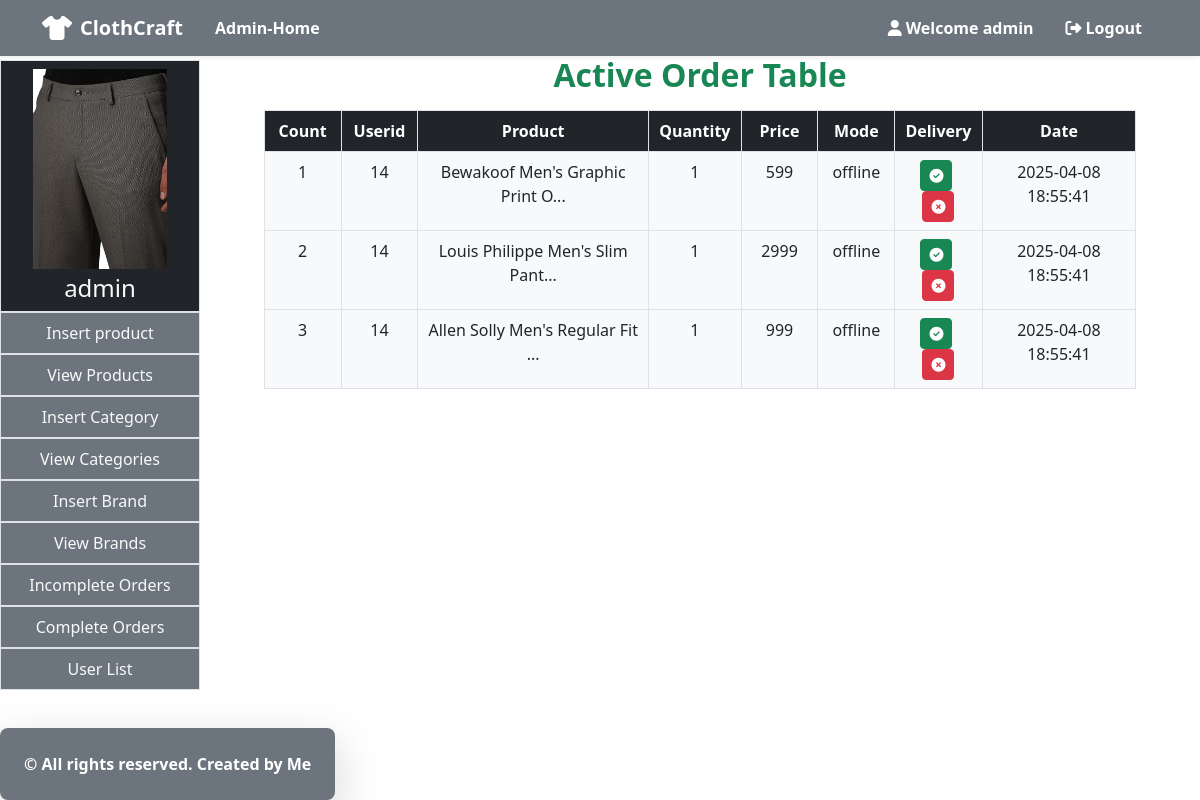
/admin_area/?incomplete_orders (signed in), run on the app's committed database.
### tables this page shows
CREATE TABLE `user_orders` (
  `order_id` int(11) NOT NULL,
  `user_id` int(11) NOT NULL,
  `product_id` int(11) NOT NULL,
  `invoice` int(255) NOT NULL,
  `amount` int(11) NOT NULL,
  `order_status` varchar(11) NOT NULL,
  `order_time` timestamp NOT NULL DEFAULT current_timestamp(),
  `quantity` int(255) NOT NULL,
  `mode` varchar(10) NOT NULL,
  `payment` varchar(10) NOT NULL
);

CREATE TABLE `products` (
  `product_id` int(11) NOT NULL,
  `product_name` varchar(100) NOT NULL,
  `product_description` text NOT NULL,
  `product_keyword` varchar(255) NOT NULL,
  `category_id` int(11) NOT NULL,
  `brand_id` int(11) NOT NULL,
  `product_image1` mediumblob NOT NULL,
  `product_image2` mediumblob NOT NULL,
  `product_image3` mediumblob NOT NULL,
  `product_price` int(100) NOT NULL,
  `date` timestamp NOT NULL DEFAULT current_timestamp() ON UPDATE current_timestamp(),
  `status` varchar(100) NOT NULL
);

### admin_area/incomplete_orders.php (the view, shortened to what this page needs)
<div class="d-flex align-items-center justify-content-center min-vh-50">
    <div class="container">
        <h2 class="text-center text-success fw-bold">Active Order Table</h2>
        <div class="col-md-11 mx-auto">
            <table class="table my-3 border table-bordered table-hover mx-auto">
                <thead>
                    <tr>
                        <th class="col-1 text-center bg-dark text-white" scope="col">Count</th>
                        <th class="col-1 text-center bg-dark text-white" scope="col">Userid</th>
                        <th class="col-3 text-center bg-dark text-white" scope="col">Product</th>
                        <th class="col-1 text-center bg-dark text-white" scope="col">Quantity</th>
                        <th class="col-1 text-center bg-dark text-white" scope="col">Price</th>
                        <th class="col-1 text-center bg-dark text-white" scope="col">Mode</th>
                        <th class="col-1 text-center bg-dark text-white" scope="col">Delivery</th>
                        <th class="col-2 text-center bg-dark text-white" scope="col">Date</th>
                    </tr>
                </thead>
                <tbody>
                    <?php
                    $query = "SELECT * FROM `user_orders` AS o
                              JOIN `products` AS p ON o.product_id = p.product_id";
                    $result = $conn->query($query);
                    $count = 1;
                    foreach ($result as $row) {
                        $product_name = $row['product_name'];
                        $user_id = $row['user_id'];
                        $amount = $row['amount'];
                        $quantity = $row['quantity'];
                        $mode = $row['mode'];
                        $date = $row['order_time'];
                        $order_id = $row['order_id'];
                        echo "<tr class='border'>
                        <td class='bg-light text-center text-dark'>$count</td>
                        <td class='bg-light text-center text-dark'>$user_id</td>
                        <td class='bg-light text-center text-dark'>" . (strlen($product_name) > 25 ? substr($product_name, 0, 30) . '...' : $product_name) . "</td>
                        <td class='bg-light text-center text-dark'>$quantity</td>
                        <td class='bg-light text-center text-dark'>$amount</td>
                        <td class='bg-light text-center text-dark'>$mode</td>
                       <td class='bg-light text-center text-dark'>
    <a href='?incomplete_orders&complete=$order_id'
       class='btn btn-success btn-sm me-1'
       onclick=\"return confirm('Are you sure you want to mark this order as COMPLETE?');\">
        <i class='fas fa-check-circle'></i>
    </a>
    <a href='?incomplete_orders&cancel=$order_id'
       class='btn btn-danger btn-sm'
       onclick=\"return confirm('Are you sure you want to CANCEL this order?');\">
        <i class='fas fa-times-circle'></i>
    </a>
</td>
                        <td class='bg-light text-center text-dark'>$date</td>
                      </tr>";
                        $count++;
                    }
                    ?>
                </tbody>
            </table>
        </div>
    </div>
</div>

### admin_area/index.php (shortened to what this page needs)
<!doctype html>
<html lang="en">
<head>
    <link href="https://cdn.jsdelivr.net/npm/bootstrap@5.3.3/dist/css/bootstrap.min.css" rel="stylesheet"
>
    <link rel="stylesheet" href="https://cdnjs.cloudflare.com/ajax/libs/animate.css/4.1.1/animate.min.css" />
    <link rel="stylesheet" href="style.css">
</head>
<body>
    <?php
    include('components/header.php');
    include('../database/db.php');
    if (isset($_GET['admin_register']) && !isset($_SESSION['admin'])) {
        include('admin_register.php');
    } else if (isset($_GET['admin_login']) && !isset($_SESSION['admin'])) {
        include('admin_login.php');
    } else if (!isset($_SESSION['admin'])) {
        header("Location: index.php?admin_login");
        exit();
    } else if (isset($_GET['logout'])) {
        session_unset();
        session_destroy();
        header("location: /cloth-store/");
    } else if (isset($_SESSION['admin'])) {
        $admin_id = $_SESSION['admin']['admin_id'];
        $admin_name = $_SESSION['admin']['admin_name'];
        $image = $conn->query("SELECT admin_image FROM `admin` WHERE admin_id = $admin_id")->fetch_assoc()['admin_image'];
        $admin_image = '../image/' . $image;
        ?>
                        <div class="d-flex container-fluid p-0 m-0">
                            <div class="col-md-2 bg-secondary p-0 m-0 mt-1 position-relative">
                                <div class="collapse d-md-block" id="sidebarMenu">
                                    <ul class="navbar-nav me-auto">
                                        <div>
                                            <li class="nav-item bg-dark text-white text-center border border-1">
                                                <a class="nav-link decoration-none text-light" href="#">
                                                    <div class="d-flex flex-column align-items-center">
                                                        <img src="<?php echo $admin_image; ?>" class="img-fluid"
                                                            style="height: 200px;  object-fit: cover; margin-bottom: 5px;">
                                                    </div>
                                                    <h4 class="mb-0"><?php echo $admin_name; ?></h4>
                                                </a>
                                            </li>
                                        </div>
                                        <li class="nav-item text-white text-center border border-1">
                                            <a class="nav-link decoration-none text-light" href="?insert_product">Insert product</a>
                                        </li>
                                        <li class="nav-item text-white text-center border border-1">
                                            <a class="nav-link decoration-none text-light" href="?view_product">View Products</a>
                                        </li>
                                        <li class="nav-item text-white text-center border border-1">
                                            <a class="nav-link decoration-none text-light" href="index.php?insert_category">Insert
                                                Category</a>
                                        </li>
                                        <li class="nav-item text-white text-center border border-1">
                                            <a class="nav-link decoration-none text-light" href="index.php?view_category">View
                                                Categories</a>
                                        </li>
                                        <li class="nav-item text-white text-center border border-1">
                                            <a class="nav-link decoration-none text-light" href="index.php?insert_brand">Insert Brand</a>
                                        </li>
                                        <li class="nav-item text-white text-center border border-1">
                                            <a class="nav-link decoration-none text-light" href="?view_brand">View Brands</a>
                                        </li>
                                        <li class="nav-item text-white text-center border border-1">
                                            <a class="nav-link decoration-none text-light" href="?incomplete_orders">Incomplete Orders</a>
                                        </li>
                                        <li class="nav-item text-white text-center border border-1">
                                            <a class="nav-link decoration-none text-light" href="?complete_orders">Complete Orders</a>
                                        </li>
                                        <li class="nav-item text-white text-center border border-1">
                                            <a class="nav-link decoration-none text-light" href="?user_list">User List</a>
                                        </li>
                                    </ul>
                                </div>
                            </div>
                            <div class="col-md-10">
                                <div class="container">
                        <?php
                        if (isset($_GET['insert_category'])) {
                            include('insert_category.php');
                        } else if (isset($_GET['insert_brand'])) {
                            include('insert_brand.php');
                        } else if (isset($_GET['remove_product'])) {
                            include('remove_product.php');
                        } else if (isset($_GET['view_category'])) {
                            include('view_category.php');
                        } else if (isset($_GET['insert_product'])) {
                            include('insert_product.php');
                        } else if (isset($_GET['view_product'])) {
                            include('view_product.php');
                        } else if (isset($_GET['view_brand'])) {
                            include('view_brand.php');
                        } else if (isset($_GET['edit_product'])) {
                            include('edit_product.php');
                        } else if (isset($_GET['incomplete_orders'])) {
                            include('incomplete_orders.php');
                        } else if (isset($_GET['user_list'])) {
                            include('user_list.php');
                        } else if (isset($_GET['complete_orders'])) {
                            include('complete_orders.php');
                        }
                        ?>
                                </div>
                            </div>
                        </div>
        <?php
    }
    ?>
    <div class="bg-secondary text-white p-4 text-center shadow-lg rounded-3 mt-5 footer">
        <p class="fw-bold mb-0">© All rights reserved. Created by Me</p>
    </div>
</body>
</html>

### style.css (style rules this page uses)
.footer { position: absolute; bottom: 0; }

### data on the page
user_orders: user "14", product.product_name "Bewakoof Men's Graphic Print O", quantity "1", amount "599", mode "offline", order_time "2025-04-08 18:55:41"
user_orders: user "14", product.product_name "Louis Philippe Men's Slim Pant", quantity "1", amount "2999", mode "offline", order_time "2025-04-08 18:55:41"
user_orders: user "14", product.product_name "Allen Solly Men's Regular Fit", quantity "1", amount "999", mode "offline", order_time "2025-04-08 18:55:41"

### other printed values
$_SESSION['admin']['admin_name'] "admin"
$admin_name "admin"
